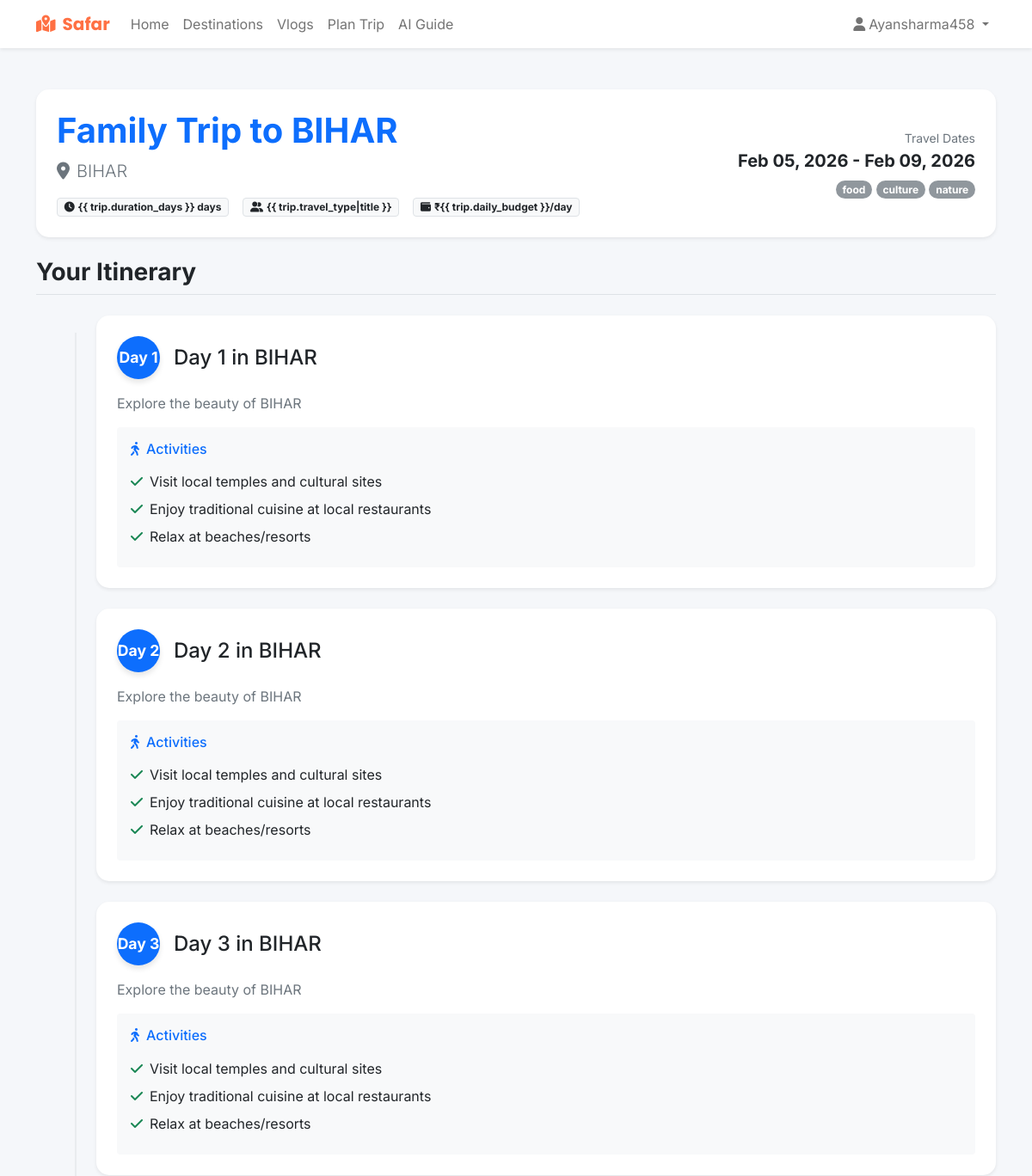
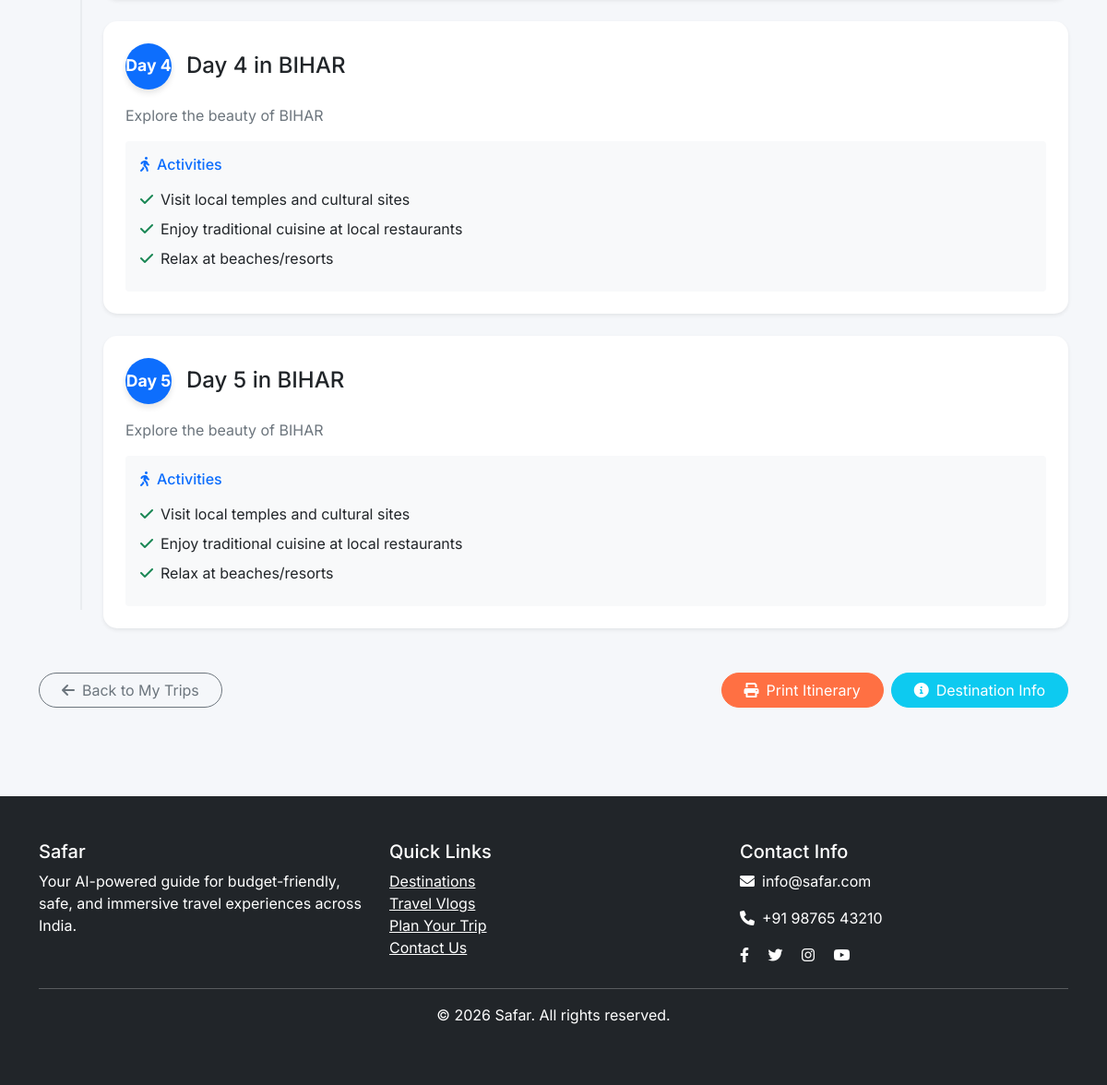
/trips/2/ (signed in), run on the app's committed database (2 pictures, top to bottom).
### home/models.py (models this page shows, shortened)
class Trip(models.Model):
    TRIP_STATUS = [
        ('planned', 'Planned'),
        ('ongoing', 'Ongoing'),
        ('completed', 'Completed'),
        ('cancelled', 'Cancelled'),
    ]
    user = models.ForeignKey(User, on_delete=models.CASCADE, related_name='trips')
    destination = models.ForeignKey(Destination, on_delete=models.CASCADE)
    title = models.CharField(max_length=200)
    description = models.TextField(blank=True)
    start_date = models.DateField()
    end_date = models.DateField()
    duration_days = models.PositiveIntegerField()
    travelers_count = models.PositiveIntegerField(default=1)
    daily_budget = models.DecimalField(max_digits=8, decimal_places=2)
    total_budget = models.DecimalField(max_digits=10, decimal_places=2)
    travel_type = models.CharField(max_length=50, help_text="e.g., Family, Solo, Couple")
    interests = models.JSONField(default=list, help_text="List of interests")
    status = models.CharField(max_length=20, choices=TRIP_STATUS, default='planned')
    rating = models.PositiveIntegerField(null=True, blank=True,
                                       validators=[MinValueValidator(1), MaxValueValidator(5)])
    created_at = models.DateTimeField(auto_now_add=True)
    updated_at = models.DateTimeField(auto_now=True)
    class Meta:
        ordering = ['-created_at']

class Destination(models.Model):
    name = models.CharField(max_length=100, unique=True)
    tagline = models.CharField(max_length=200)
    description = models.TextField()
    type = models.CharField(max_length=100, help_text="e.g., Family, Honeymoon, Adventure")
    budget = models.CharField(max_length=20, choices=[
        ('Low', 'Low Budget'),
        ('Medium', 'Medium Budget'),
        ('High', 'Luxury Budget')
    ])
    best_time = models.CharField(max_length=100)
    bad_time = models.CharField(max_length=100, blank=True)
    state_image = models.URLField(help_text="URL to destination image")
    state_image = models.URLField(help_text="URL to destination image")
    languages = models.CharField(max_length=200, help_text="Comma-separated languages (e.g. English, Hindi)", default="")
    stay_cost = models.DecimalField(max_digits=8, decimal_places=2, help_text="Average cost per night")
    food_cost = models.DecimalField(max_digits=8, decimal_places=2, help_text="Average cost per day")
    transport_cost = models.DecimalField(max_digits=8, decimal_places=2, help_text="Average transport cost")
    activities_cost = models.DecimalField(max_digits=8, decimal_places=2, help_text="Average activities cost")
    created_at = models.DateTimeField(auto_now_add=True)
    updated_at = models.DateTimeField(auto_now=True)
    class Meta:
        ordering = ['name']

class TripDay(models.Model):
    trip = models.ForeignKey(Trip, on_delete=models.CASCADE, related_name='days')
    day_number = models.PositiveIntegerField()
    title = models.CharField(max_length=200)
    description = models.TextField(blank=True)
    activities = models.JSONField(default=list, help_text="List of activities for the day")
    class Meta:
        ordering = ['day_number']
        unique_together = ['trip', 'day_number']

### home/views.py (the view)
# urls.py: path('trips/<int:pk>/', views.TripDetailView.as_view(), name='trip_detail'),
class TripDetailView(LoginRequiredMixin, DetailView):
    model = Trip
    template_name = 'home/trip_detail.html'
    context_object_name = 'trip'
    def get_queryset(self):
        return Trip.objects.filter(user=self.request.user).prefetch_related('days', 'destination')

### home/templates/home/trip_detail.html (shortened to what this page needs)
{% extends 'home/base.html' %}
{% block content %}
<div class="container py-5">
    <div class="row mb-4">
        <div class="col-12">
            <div class="card shadow-sm">
                <div class="card-body p-4">
                    <div class="row align-items-center">
                        <div class="col-md-8">
                            <h1 class="card-title fw-bold text-primary mb-2">{{ trip.title }}</h1>
                            <p class="lead text-muted mb-3">
                                <i class="fas fa-map-marker-alt me-2"></i>{{ trip.destination.name }}
                            </p>
                            <div class="d-flex flex-wrap gap-3">
                                <span class="badge bg-light text-dark border"><i class="fas fa-clock me-1"></i>{{
                                    trip.duration_days }} days</span>
                                <span class="badge bg-light text-dark border"><i class="fas fa-user-friends me-1"></i>{{
                                    trip.travel_type|title }}</span>
                                <span class="badge bg-light text-dark border"><i class="fas fa-wallet me-1"></i>₹{{
                                    trip.daily_budget }}/day</span>
                                <span class="badge bg-{{ trip.status|lower }}">{{ trip.status|title }}</span>
                            </div>
                        </div>
                        <div class="col-md-4 text-md-end mt-3 mt-md-0">
                            <div class="text-muted small mb-1">Travel Dates</div>
                            <h5 class="fw-bold">{{ trip.start_date|date:"M d, Y" }} - {{ trip.end_date|date:"M d, Y" }}
                            </h5>
                            {% if trip.interests %}
                            <div class="mt-2">
                                {% for interest in trip.interests %}
                                <span class="badge bg-secondary opacity-75 rounded-pill">{{ interest }}</span>
                                {% endfor %}
                            </div>
                            {% endif %}
                        </div>
                    </div>
                </div>
            </div>
        </div>
    </div>
    <div class="row">
        <div class="col-12">
            <h3 class="mb-4 fw-bold text-dark border-bottom pb-2">Your Itinerary</h3>
            <div class="timeline">
                {% for day in trip.days.all %}
                <div class="timeline-item mb-4">
                    <div class="card border-0 shadow-sm hover-shadow transition-all">
                        <div class="card-body p-4">
                            <div class="d-flex align-items-center mb-3">
                                <div class="day-badge bg-primary text-white rounded-circle d-flex align-items-center justify-content-center me-3"
                                    style="width: 50px; height: 50px; font-weight: bold;">
                                    Day {{ day.day_number }}
                                </div>
                                <h4 class="mb-0 text-dark">{{ day.title }}</h4>
                            </div>
                            <p class="text-muted mb-3">{{ day.description }}</p>
                            {% if day.activities %}
                            <div class="bg-light p-3 rounded">
                                <h6 class="text-primary mb-3"><i class="fas fa-walking me-2"></i>Activities</h6>
                                <ul class="list-unstyled mb-0">
                                    {% for activity in day.activities %}
                                    <li class="mb-2"><i class="fas fa-check text-success me-2"></i>{{ activity }}</li>
                                    {% endfor %}
                                </ul>
                            </div>
                            {% endif %}
                        </div>
                    </div>
                </div>
                {% endfor %}
            </div>
        </div>
    </div>
    <div class="row mt-4 no-print">
        <div class="col-12">
            <div class="d-flex justify-content-between">
                <a href="{% url 'home:my_trips' %}" class="btn btn-outline-secondary rounded-pill px-4">
                    <i class="fas fa-arrow-left me-2"></i>Back to My Trips
                </a>
                <div class="d-flex gap-2">
                    <button class="btn btn-primary rounded-pill px-4" onclick="printItinerary()">
                        <i class="fas fa-print me-2"></i>Print Itinerary
                    </button>
                    <a href="{% url 'home:destination_detail' trip.destination.pk %}"
                        class="btn btn-info text-white rounded-pill px-4">
                        <i class="fas fa-info-circle me-2"></i>Destination Info
                    </a>
                </div>
            </div>
        </div>
    </div>
</div>
{% endblock %}

### home/templates/home/base.html (shortened to what this page needs)
<!DOCTYPE html>
<html lang="en">
<head>
    <link href="https://cdn.jsdelivr.net/npm/bootstrap@5.1.3/dist/css/bootstrap.min.css" rel="stylesheet">
    <link rel="stylesheet" href="https://cdnjs.cloudflare.com/ajax/libs/font-awesome/6.0.0/css/all.min.css">
</head>
<body>
    <nav class="navbar navbar-expand-lg navbar-light bg-white shadow-sm">
        <div class="container">
            <a class="navbar-brand" href="{% url 'home:index' %}">
                <i class="fas fa-map-marked-alt me-2"></i>Safar
            </a>
            <div class="collapse navbar-collapse" id="navbarNav">
                <ul class="navbar-nav me-auto">
                    <li class="nav-item">
                        <a class="nav-link" href="{% url 'home:index' %}">Home</a>
                    </li>
                    <li class="nav-item">
                        <a class="nav-link" href="{% url 'home:destinations' %}">Destinations</a>
                    </li>
                    <li class="nav-item">
                        <a class="nav-link" href="{% url 'home:vlogs' %}">Vlogs</a>
                    </li>
                    {% if user.is_authenticated %}
                    <li class="nav-item">
                        <a class="nav-link" href="{% url 'home:trip_planner' %}">Plan Trip</a>
                    </li>
                    {% endif %}
                    <li class="nav-item">
                        <a class="nav-link" href="{% url 'home:ai_guide' %}">AI Guide</a>
                    </li>
                </ul>
                <ul class="navbar-nav">
                    {% if user.is_authenticated %}
                    <li class="nav-item dropdown">
                        <a class="nav-link dropdown-toggle" href="#" id="userDropdown" role="button"
                            data-bs-toggle="dropdown">
                            <i class="fas fa-user me-1"></i>{{ user.username }}
                        </a>
                    </li>
                    {% endif %}
                </ul>
            </div>
        </div>
    </nav>
    <main>
        {% block content %}{% endblock %}
    </main>
    <footer class="bg-dark text-white py-5 mt-5">
        <div class="container">
            <div class="row">
                <div class="col-md-4">
                    <h5>Safar</h5>
                    <p>Your AI-powered guide for budget-friendly, safe, and immersive travel experiences across India.
                    </p>
                </div>
                <div class="col-md-4">
                    <h5>Quick Links</h5>
                    <ul class="list-unstyled">
                        <li><a href="{% url 'home:destinations' %}" class="text-white">Destinations</a></li>
                        <li><a href="{% url 'home:vlogs' %}" class="text-white">Travel Vlogs</a></li>
                        <li><a href="{% url 'home:trip_planner' %}" class="text-white">Plan Your Trip</a></li>
                        <li><a href="{% url 'home:contact' %}" class="text-white">Contact Us</a></li>
                    </ul>
                </div>
                <div class="col-md-4">
                    <h5>Contact Info</h5>
                    <p><i class="fas fa-envelope me-2"></i>info@safar.com</p>
                    <p><i class="fas fa-phone me-2"></i>+91 98765 43210</p>
                    <div class="social-links">
                        <a href="#" class="text-white me-3"><i class="fab fa-facebook-f"></i></a>
                        <a href="#" class="text-white me-3"><i class="fab fa-twitter"></i></a>
                        <a href="#" class="text-white me-3"><i class="fab fa-instagram"></i></a>
                        <a href="#" class="text-white"><i class="fab fa-youtube"></i></a>
                    </div>
                </div>
            </div>
            <hr>
            <div class="text-center">
                <p>&copy; 2026 Safar. All rights reserved.</p>
            </div>
        </div>
    </footer>
</body>
</html>

### home/templates/home/base.html (style rules this page uses)
:root { --primary: #FF7043; --secondary: #29B6F6; --dark: #263238; --light: #F5F7FA; --white: #FFFFFF; --success: #66BB6A; --danger: #EF5350; }
body { font-family: 'Inter', sans-serif; background-color: var(--light); }
.navbar-brand { font-family: 'Poppins', sans-serif; font-weight: 700; color: var(--primary) !important; }
.btn-primary { background-color: var(--primary); border-color: var(--primary); }
.card { border: none; box-shadow: 0 4px 6px rgba(0, 0, 0, 0.1); transition: transform 0.3s; }

### home/templates/home/trip_detail.html (style rules this page uses)
.timeline { position: relative; padding-left: 20px; }
.timeline:before { content: ''; position: absolute; left: 45px; top: 20px; bottom: 20px; width: 2px; background: #e9ecef; }
.timeline-item { position: relative; padding-left: 50px; }
.day-badge { font-size: 1.1rem; box-shadow: 0 4px 6px rgba(0, 0, 0, 0.1); z-index: 1; position: relative; }
.transition-all { transition: all 0.3s ease; }
.card { border-radius: 15px; }

### data on the page
Trip: title "Family Trip to BIHAR", destination.name "BIHAR", start_date "Feb 05, 2026", end_date "Feb 09, 2026"
TripDay: day_number "1", title "Day 1 in BIHAR", description "Explore the beauty of BIHAR", activities "Visit local temples and cultural sites" "Enjoy traditional cuisine at local restaurants" "Relax at beaches/resorts"
TripDay: day_number "2", title "Day 2 in BIHAR", description "Explore the beauty of BIHAR", activities "Visit local temples and cultural sites" "Enjoy traditional cuisine at local restaurants" "Relax at beaches/resorts"
TripDay: day_number "3", title "Day 3 in BIHAR", description "Explore the beauty of BIHAR", activities "Visit local temples and cultural sites" "Enjoy traditional cuisine at local restaurants" "Relax at beaches/resorts"
TripDay: day_number "4", title "Day 4 in BIHAR", description "Explore the beauty of BIHAR", activities "Visit local temples and cultural sites" "Enjoy traditional cuisine at local restaurants" "Relax at beaches/resorts"
TripDay: day_number "5", title "Day 5 in BIHAR", description "Explore the beauty of BIHAR", activities "Visit local temples and cultural sites" "Enjoy traditional cuisine at local restaurants" "Relax at beaches/resorts"

### other printed values
{{ user.username }} "Ayansharma458"
{{ interest }} "food" "culture" "nature"
